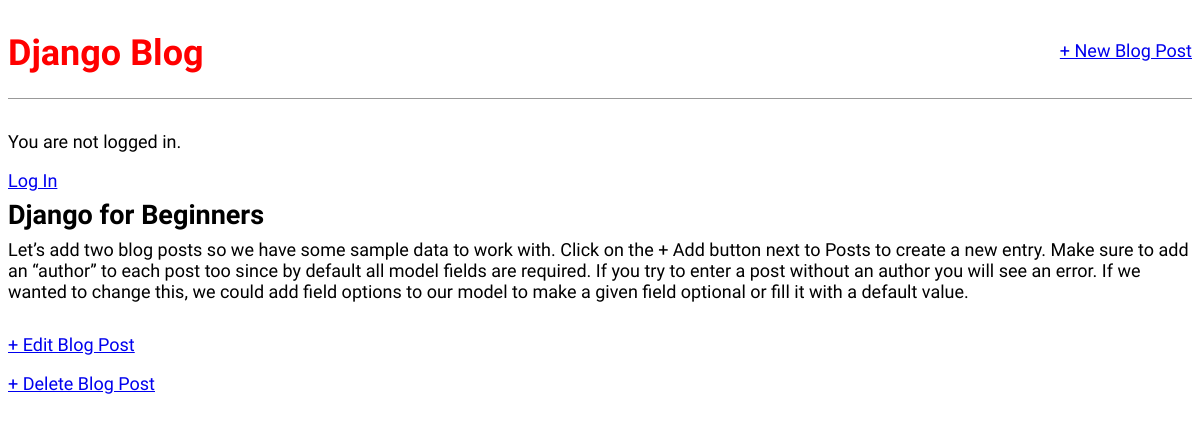
The app's page /post/1/ with its own data.
### blog/models.py (models this page shows, shortened)
class Post(models.Model):
    title = models.CharField(max_length=200)
    author = models.ForeignKey('auth.User', on_delete=models.CASCADE,)
    body = models.TextField()

### blog/views.py (the view)
# urls.py: path('post/<int:pk>/', BlogDetailView.as_view(), name='post_detail'),
class BlogDetailView(DetailView):
    model = Post
    template_name = 'post_detail.html'

### templates/post_detail.html
{% extends 'base.html' %}
{% block content %}
  <div class="post-entry">
    <h2>{{ object.title}}</h2>
    <p>{{ object.body }}</p>
  </div>
  <p><a href="{% url 'post_edit' post.pk %}">+ Edit Blog Post</a></p>
  <p><a href="{% url 'post_delete' post.pk %}">+ Delete Blog Post</a></p>
{% endblock content %}

### static/css/base.css (style rules this page uses)
body { font-family: 'Source Sans Pro', sans-serif; font-size: 18px; }
.post-entry { margin-bottom: 2rem; }
.post-entry h2 { margin: 0.5rem 0; }
.post-entry p { margin: 0; font-weight: 400; }

### records on screen
Post: title "Django for Beginners", body "Let’s add two blog posts so we have some sample data to work with. Click on the + Add button next to Posts to create a new entry. Make sure to add an “author” to each post too since by default all model fields are required. If you try to enter a post without an author you will see an error. If we wanted to change this, we could add field options to our model to make a given field optional or fill it with a default value."
